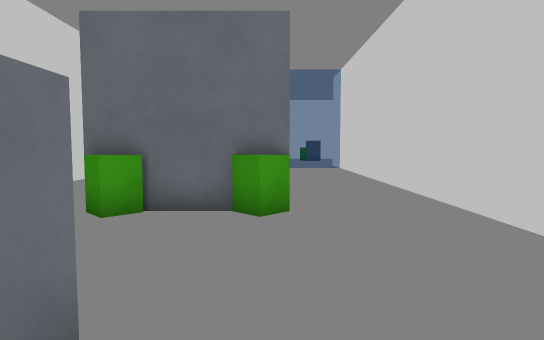
[1] (above)

14 first-person views from a walk through a 3-D level made in the Godot game engine. The camera is 1.4 m above the floor, tilts 4° down and sees 75° across. The floor is counted in squares, 1.2 m on a side. Each view is taken from the middle of a square. On the plan, view 1 faces up. The plan holds only what a view shows up to about 14 squares ahead; the rest is blank. The place goes on beyond the plan. Surface patterns are stand-ins for the level's own textures.

[2]
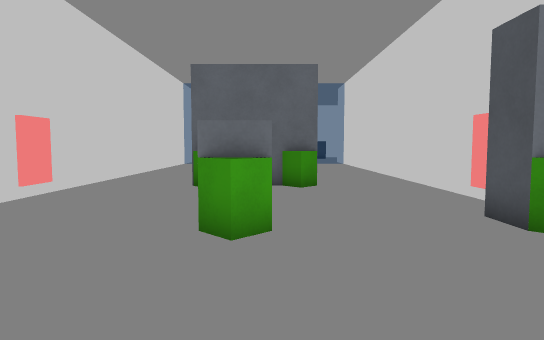

[3]
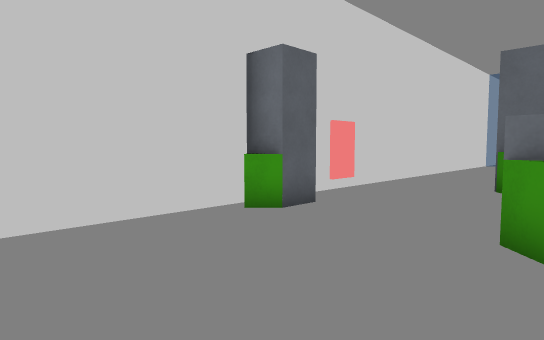

[4]
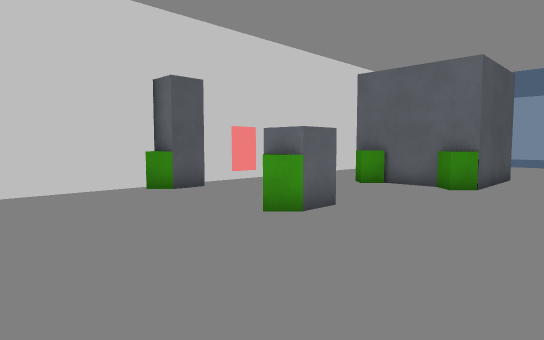

[5]
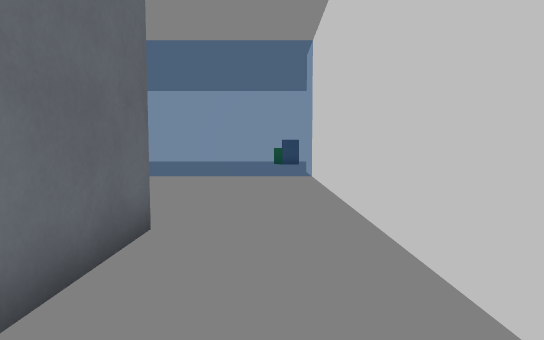

[6]
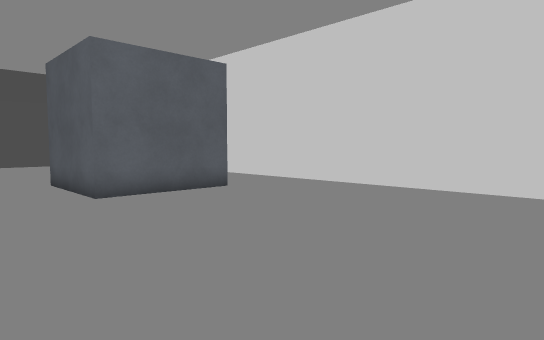

[7]
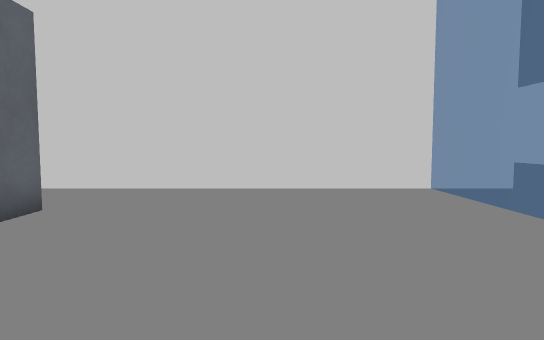

[8]
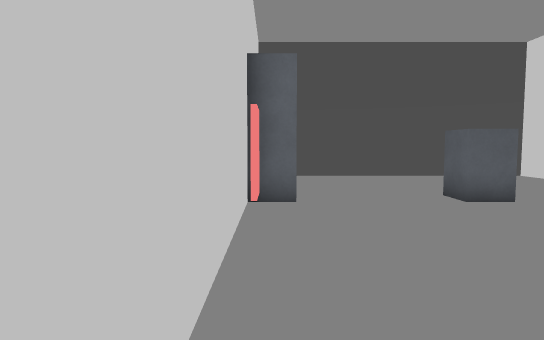

[9]
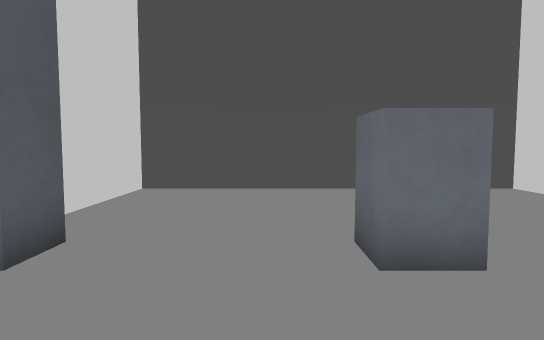

[10]
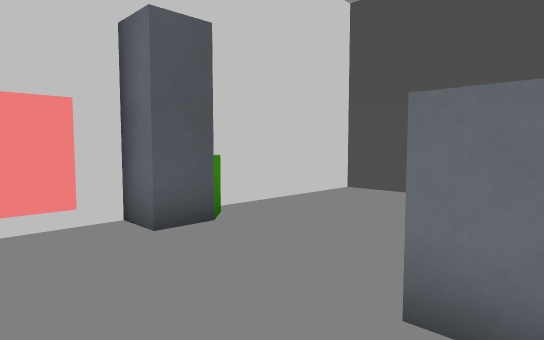

[11]
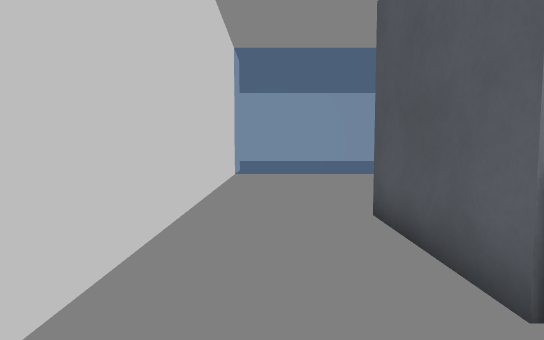

[12]
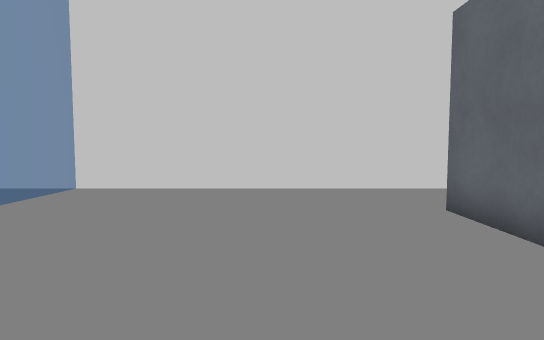

[13]
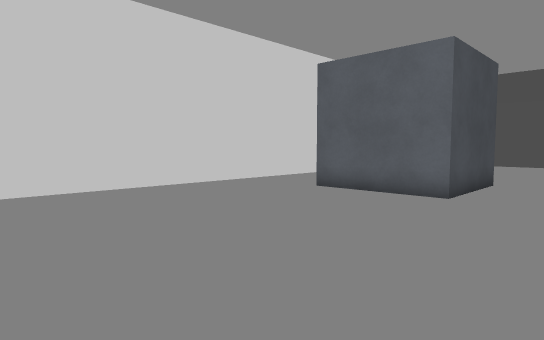

[14]
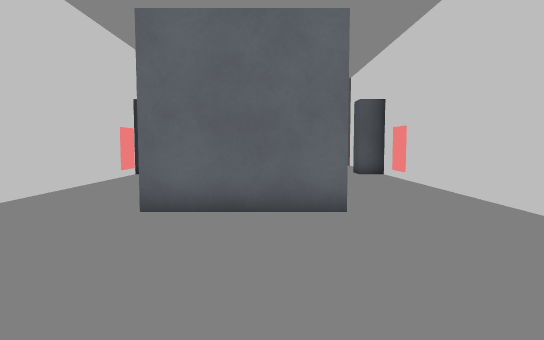

### Floor plan
Points are (right, up) in squares from view 1. A wall is a line through its corners. A room is listed if a view was taken in it or the views show most of it. See-through windows are left out.
Room 1 (views 1, 2, 3, 4, 5, 6, 7, 8, 9, 10, 11, 12, 13, 14)
walls: (-3.3, 6.4) (-3.3, 9.9) (0.3, 9.9) (0.3, 6.4); (-0.4, 6.2) (-2.5, 6.2); (-6.3, 4.5) (-6.3, 3.4); (-2.1, 1.8) (-1, 1.8) (-1, 1.4); (-5.5, 1.9) (-5.5, 1.4); (-6.5, 0.9) (-6.5, -4.5); (3.2, 2.5) (3.2, 3.6); (2.5, 1.4) (2.5, 1.8); (3.5, 1.8) (3.5, 19.5); (3.5, -4.6) (3.5, 0.1); (-6.5, 19.5) (-6.5, 1.9)
objects: other object (-6, 1); other object (-3, 6); other object (-2, 1) to (-1, 1); other object (0, 6); other object (3, 1)

Where each view was taken, in squares from view 1:
view 1: 0 up, 0 right, facing up
view 2: 4 down, 1 left, facing up
view 3: 4 down, 1 left, facing up-left
view 4: 4 down, 3 right, facing up-left
view 5: 5 up, 2 right, facing up
view 6: 18 up, 3 right, facing down-left
view 7: 14 up, 3 right, facing left
view 8: 9 up, 3 right, facing down
view 9: 5 up, 0 right, facing down
view 10: 4 up, 2 left, facing down-right
view 11: 4 up, 5 left, facing up
view 12: 13 up, 6 left, facing right
view 13: 18 up, 6 left, facing down-right
view 14: 16 up, 2 left, facing down
